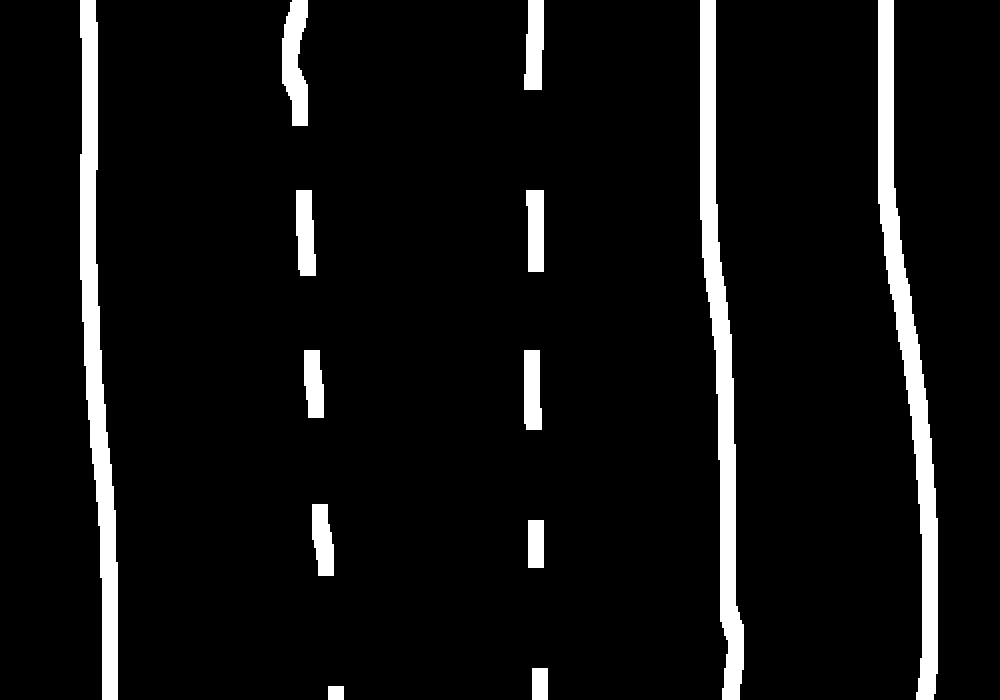
#> input picture output/test5.png, 1000 x 700 px
$ python test4.py
#> lines starting #> are read from the running program, lines starting #| are printed output that depends on the picture; after the words box and inside, x2 and y2 are one past the last pixel; in counts of white or black regions, pixels touching at a corner belong together
import cv2
import numpy as np
import matplotlib.pyplot as plt

# Load grayscale image
image = cv2.imread("output/test5.png", cv2.IMREAD_GRAYSCALE)
#> image: shape (700, 1000); 6.7% white; 13 white regions, largest, box (x1, y1, x2, y2) and area: (878, 0, 938, 700) 11984, (700, 0, 744, 700) 11736, (80, 0, 118, 700) 11616

# Compute histogram along x-axis (sum pixel intensities along y-axis)
hist_x = np.sum(image, axis=0)
#> hist_x = 1000 values, max 122400 at index 94, min 0 at index 0, mean 12029.9

# Plot histogram
plt.figure(figsize=(10, 7))
plt.plot(hist_x, color='black')
plt.xlabel("X-axis (Columns)")
plt.ylabel("Sum of Pixel Intensities")
plt.title("Histogram Along X-Axis")
plt.show()
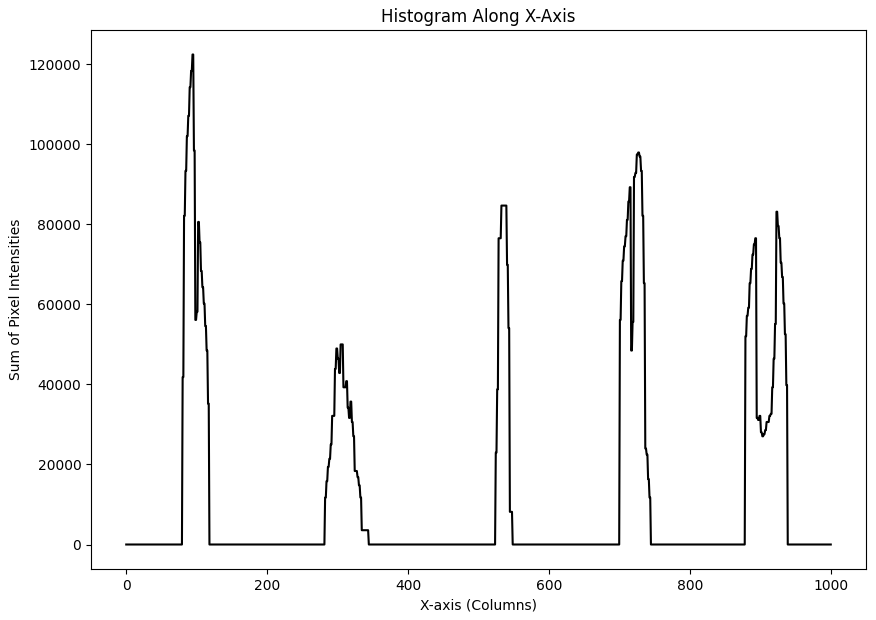
#> figure drawn by matplotlib, 1 panel; curve peaks at x = 94, y = 122400

$ run again, with output/test3.png copied over output/test5.png
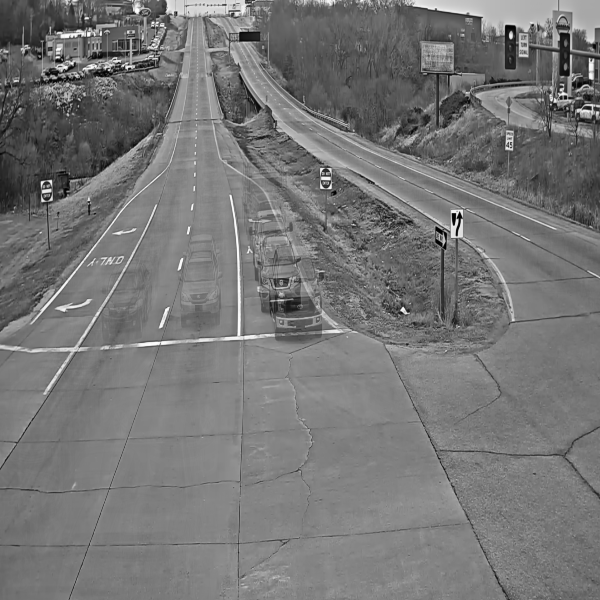
#> input picture output/test3.png, 600 x 600 px
#> image is the input picture: shape (600, 600); min 0, max 255, mean 118.1
#> hist_x = 600 values, max 86358 at index 238, min 55555 at index 1, mean 70853.6
#> `plt.show()`:
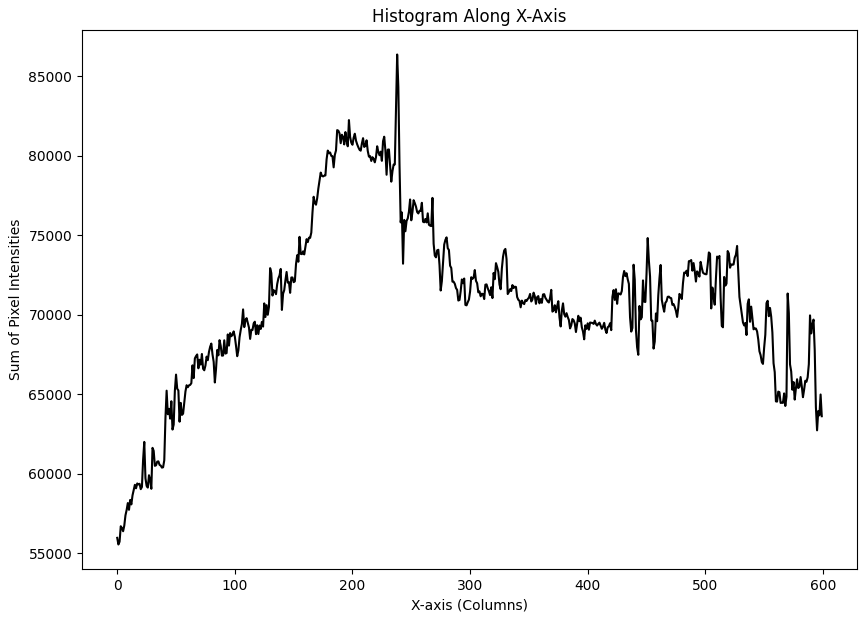
#> figure drawn by matplotlib, 1 panel; curve peaks at x = 238, y = 86358

$ run again, with output/test3_2.png copied over output/test5.png
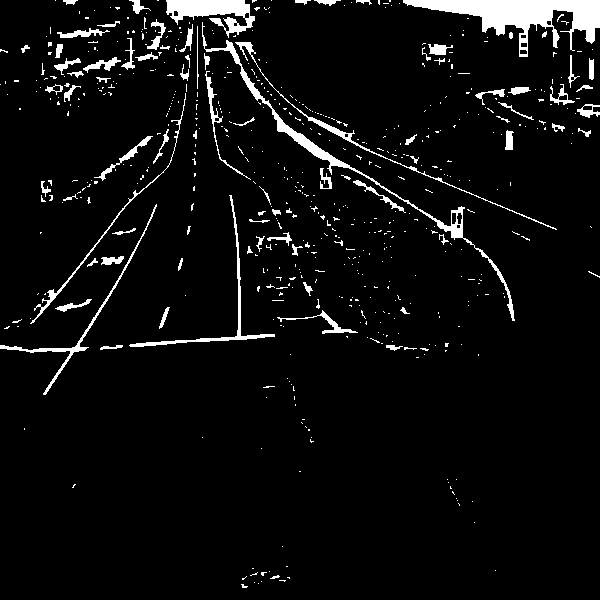
#> input picture output/test3_2.png, 600 x 600 px
#> image: shape (600, 600); 5.4% white; 594 white regions (510 under 20 px), largest, box (x1, y1, x2, y2) and area: (403, 0, 600, 57) 4287, (202, 22, 515, 321) 2146, (166, 0, 255, 38) 1662
#> hist_x = 600 values, max 36210 at index 238, min 765 at index 10, mean 8226.7
#> `plt.show()`:
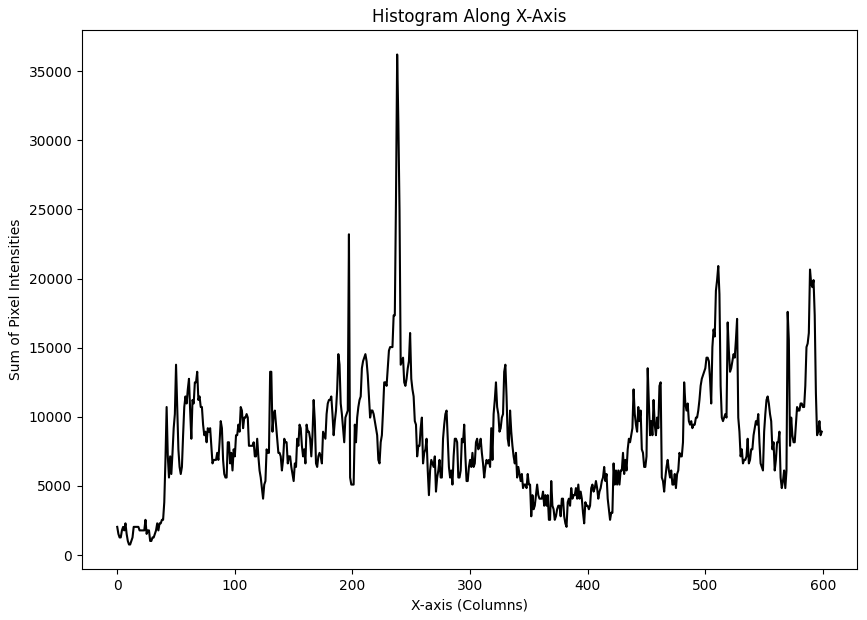
#> figure drawn by matplotlib, 1 panel; curve peaks at x = 238, y = 36210
